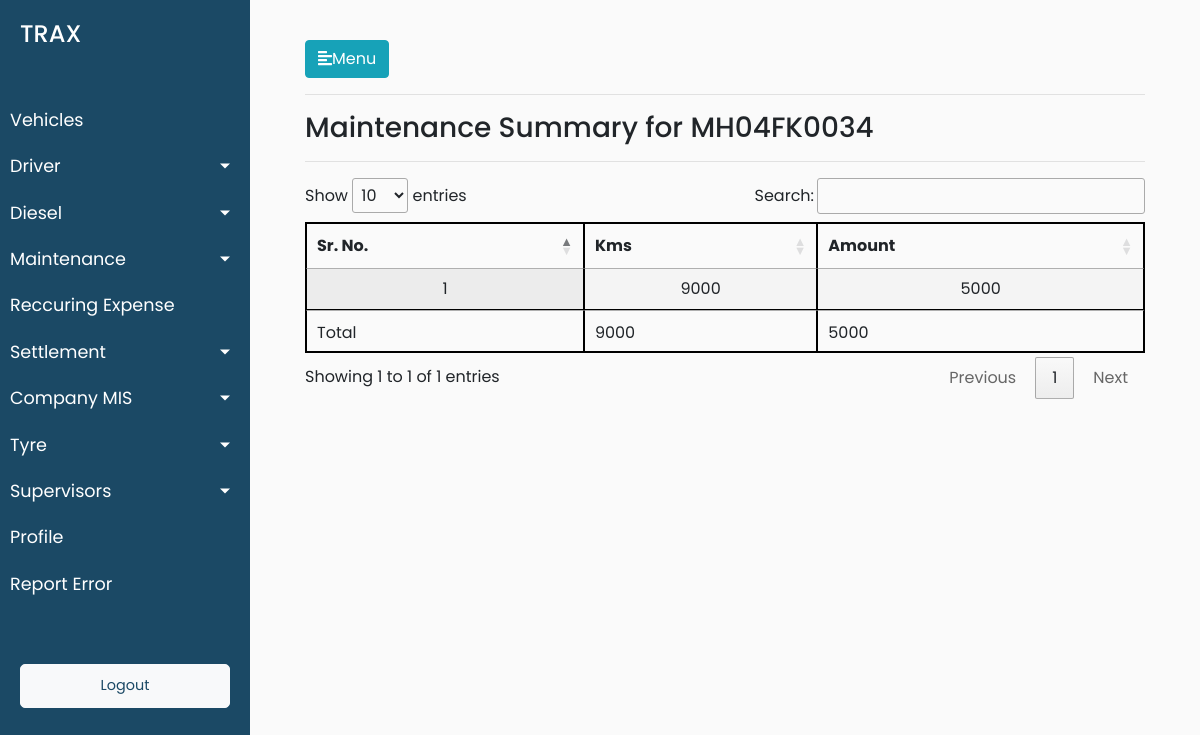
Before: /maintenance/maintenance_details/one_vehicle/5 (signed in) with the older database file.
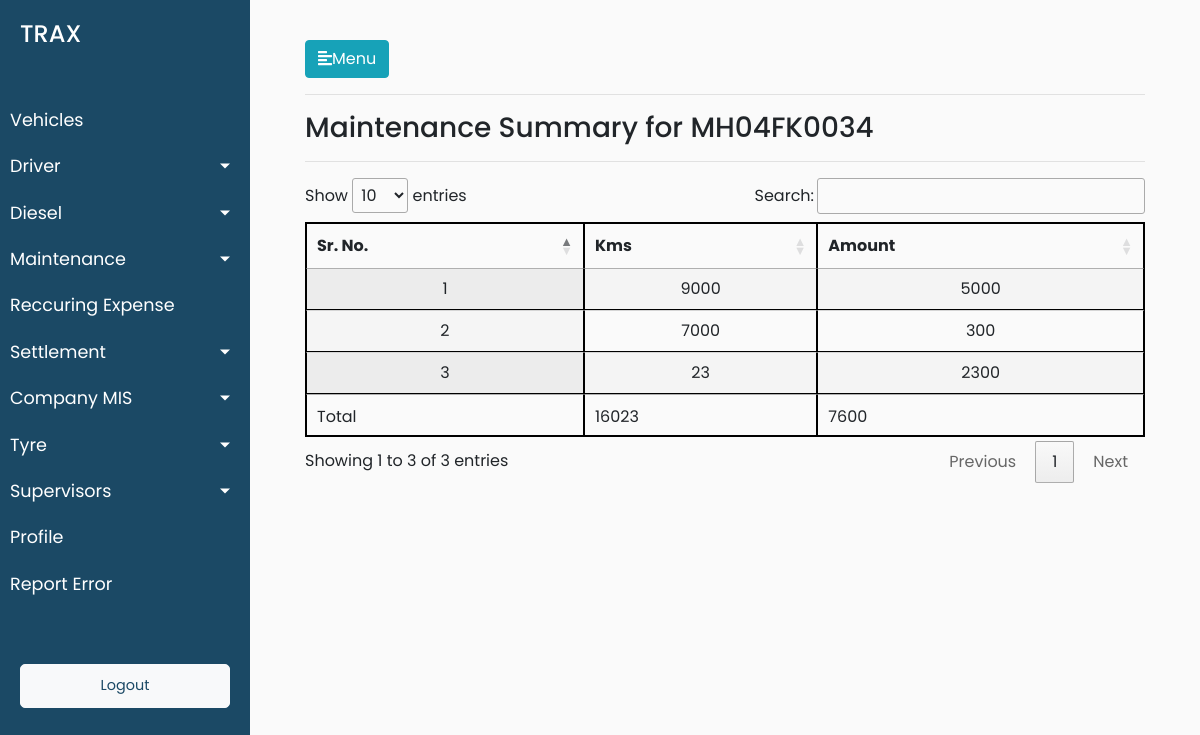
After: the same page with the newer database file.
### trax_vehicle_manager_data/models.py (models this page shows, shortened)
class Expenses(models.Model):
    expense_name = models.CharField(max_length=50)
    expense_id = models.PositiveSmallIntegerField()
    expense_vehicle_id = models.ForeignKey(Vehicles, on_delete = models.CASCADE)

class Maintenance(Expenses):
    YES = 'yes'
    NO = 'no'
    chalak_malak_choices = ((YES,'yes'),(NO,'no'))
    vehicle_number = models.PositiveIntegerField()
    vehicle_detail = models.CharField(max_length=50)
    bill_date = models.DateTimeField(default=timezone.now)
    vehicle_type = models.CharField(max_length=50)
    chalak_malal = models.CharField(choices=chalak_malak_choices,max_length=100)
    company_name = models.CharField(max_length=50)
    odometer_reading = models.PositiveIntegerField()
    bill_number = models.PositiveIntegerField()
    dealer_part_number = models.PositiveIntegerField()
    maintenance_dealer_name = models.CharField(max_length=900)
    particular = models.CharField(max_length=50)
    particular_details = models.CharField(max_length=50)
    quantity = models.PositiveIntegerField()
    rate = models.PositiveIntegerField()
    amount = models.PositiveIntegerField()
    discount = models.PositiveIntegerField()
    tax = models.PositiveIntegerField()
    tds = models.PositiveIntegerField()
    labour_charge = models.PositiveIntegerField()
    total_amount = models.PositiveIntegerField()

### trax_vehicle_manager_data/views.py (the view)
# urls.py: path('maintenance/maintenance_details/one_vehicle/<int:pk>',views.maintenance_summary_one_vehicle,name='maintenance_summary_one_vehicle'),
@login_required(login_url='/login')
def maintenance_summary_one_vehicle(request,pk):
    if request.method == "POST":
        date1=request.POST['date1']
        date2=request.POST['date2']
        all_maintenance_objects = Maintenance.objects.filter(expense_vehicle_id=pk).all()
        maintenance_object_filter_by_bill_date = all_maintenance_objects.filter(bill_date__range=[date1,date2]).all()
        km_sum = maintenance_object_filter_by_bill_date.aggregate(Sum('odometer_reading'))
        amount_sum = maintenance_object_filter_by_bill_date.aggregate(Sum('amount'))
        vehicle_number = Vehicles.objects.get(pk=pk).vehicle_number
        pk = Vehicles.objects.get(pk=pk)
        filter_date = "True"
        data={'pk':pk,'date1':date1,'date2':date2,'filter_date':filter_date,'all_maintenance_objects':maintenance_object_filter_by_bill_date,'vehicle_number':vehicle_number,'km_sum':km_sum,'amount_sum':amount_sum}
    else:
        vehicle_number = Vehicles.objects.get(pk=pk).vehicle_number
        all_maintenance_objects = Maintenance.objects.filter(expense_vehicle_id=pk).all()
        km_sum = Maintenance.objects.filter(expense_vehicle_id=pk).aggregate(Sum('odometer_reading'))
        amount_sum = Maintenance.objects.filter(expense_vehicle_id=pk).aggregate(Sum('amount'))
        pk = Vehicles.objects.get(pk=pk)
        data={'pk':pk,'all_maintenance_objects':all_maintenance_objects,'vehicle_number':vehicle_number,'km_sum':km_sum,'amount_sum':amount_sum}
    return render(request,'trax_vehicle_manager_data/view_maintenance_summary_one_vehicle.html',data)

### trax_vehicle_manager_data/templates/trax_vehicle_manager_data/view_maintenance_summary_one_vehicle.html (shortened to what this page needs)
{% extends 'trax_vehicle_manager_data/base.html' %}
{% load static %}
{% load maintenance_data_filters %}
{% block stylesheets %}
<link rel="stylesheet" href="//cdn.datatables.net/1.10.19/css/jquery.dataTables.min.css">
{% endblock stylesheets %}
{% block content %}
<hr>
<h3>Maintenance Summary for {{vehicle_number}}</h3>
<hr>
<div>
    <table id="test_table" class="display" style="width:100%">
        <thead>
            <tr>
                <th>Sr. No. </th>
                <th>Kms</th>
                <th>Amount</th>
            </tr>
        </thead>
       <tbody>
        {% for maintenance in all_maintenance_objects %}
            <tr>
                <td>{{forloop.counter}}</td>
                <td>{{maintenance.odometer_reading}}</td>
                <td>{{maintenance.amount}}</td>
            </tr>
        {% endfor %}
        </tbody>
        <tfoot>
            <tr>
            <td>Total</td>
                            <td>{{ km_sum.odometer_reading__sum }}</td>
                            <td>{{ amount_sum.amount__sum }}</td>
                                                    </tr>
                                                  </tfoot>
    </table>
</div>
{% endblock %}

Changed rows visible on the page:
added Maintenance: odometer_reading "7000", amount "300"
added Maintenance: odometer_reading "23", amount "2300"
Other visible differences:
text written by a page script: "Show entries Search: Showing 1 to 1 of 1 entries Previous 1 Next" → "Show entries Search: Showing 1 to 3 of 3 entries Previous 1 Next"
{{ km_sum.odometer_reading__sum }}: "9000" → "16023"
{{ amount_sum.amount__sum }}: "5000" → "7600"
